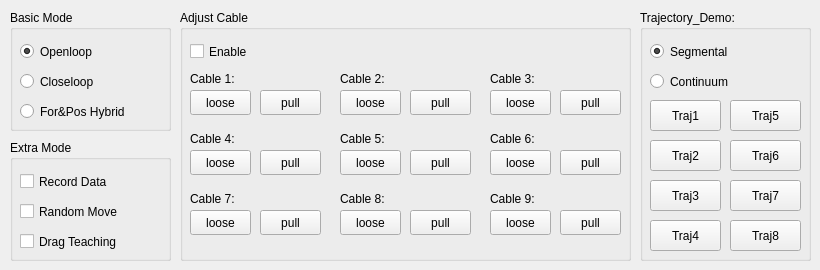
      <widget class="QWidget" name="RxbControl">
       <attribute name="title">
        <string>Rxb Mode</string>
       </attribute>
       <widget class="QGroupBox" name="RxbMoveit_4">
        <property name="geometry">
         <rect>
          <x>640</x>
          <y>10</y>
          <width>171</width>
          <height>251</height>
         </rect>
        </property>
        <property name="title">
         <string>Trajectory_Demo:</string>
        </property>
        <widget class="QPushButton" name="TrajectoryDemo1">
         <property name="geometry">
          <rect>
           <x>10</x>
           <y>90</y>
           <width>71</width>
           <height>31</height>
          </rect>
         </property>
         <property name="text">
          <string>Traj1</string>
         </property>
        </widget>
        <widget class="QPushButton" name="TrajectoryDemo2">
         <property name="geometry">
          <rect>
           <x>10</x>
           <y>130</y>
           <width>71</width>
           <height>31</height>
          </rect>
         </property>
         <property name="text">
          <string>Traj2</string>
         </property>
        </widget>
        <widget class="QPushButton" name="TrajectoryDemo3">
         <property name="geometry">
          <rect>
           <x>10</x>
           <y>170</y>
           <width>71</width>
           <height>31</height>
          </rect>
         </property>
         <property name="text">
          <string>Traj3</string>
         </property>
        </widget>
        <widget class="QPushButton" name="TrajectoryDemo4">
         <property name="geometry">
          <rect>
           <x>10</x>
           <y>210</y>
           <width>71</width>
           <height>31</height>
          </rect>
         </property>
         <property name="text">
          <string>Traj4</string>
         </property>
        </widget>
        <widget class="QPushButton" name="TrajectoryDemo5">
         <property name="geometry">
          <rect>
           <x>90</x>
           <y>90</y>
           <width>71</width>
           <height>31</height>
          </rect>
         </property>
         <property name="text">
          <string>Traj5</string>
         </property>
        </widget>
        <widget class="QPushButton" name="TrajectoryDemo6">
         <property name="geometry">
          <rect>
           <x>90</x>
           <y>130</y>
           <width>71</width>
           <height>31</height>
          </rect>
         </property>
         <property name="text">
          <string>Traj6</string>
         </property>
        </widget>
        <widget class="QPushButton" name="TrajectoryDemo7">
         <property name="geometry">
          <rect>
           <x>90</x>
           <y>170</y>
           <width>71</width>
           <height>31</height>
          </rect>
         </property>
         <property name="text">
          <string>Traj7</string>
         </property>
        </widget>
        <widget class="QPushButton" name="TrajectoryDemo8">
         <property name="geometry">
          <rect>
           <x>90</x>
           <y>210</y>
           <width>71</width>
           <height>31</height>
          </rect>
         </property>
         <property name="text">
          <string>Traj8</string>
         </property>
        </widget>
        <widget class="QRadioButton" name="TrajectoryDemo_Continuum">
         <property name="geometry">
          <rect>
           <x>10</x>
           <y>60</y>
           <width>161</width>
           <height>23</height>
          </rect>
         </property>
         <property name="text">
          <string>Continuum</string>
         </property>
        </widget>
        <widget class="QRadioButton" name="TrajectoryDemo_Segmental">
         <property name="geometry">
          <rect>
           <x>10</x>
           <y>30</y>
           <width>151</width>
           <height>23</height>
          </rect>
         </property>
         <property name="text">
          <string>Segmental</string>
         </property>
         <property name="checked">
          <bool>true</bool>
         </property>
        </widget>
       </widget>
       <widget class="QGroupBox" name="groupBox_4">
        <property name="geometry">
         <rect>
          <x>10</x>
          <y>10</y>
          <width>161</width>
          <height>121</height>
         </rect>
        </property>
        <property name="title">
         <string>Basic Mode</string>
        </property>
        <widget class="QRadioButton" name="BasicMode_Openloop">
         <property name="geometry">
          <rect>
           <x>10</x>
           <y>30</y>
           <width>112</width>
           <height>23</height>
          </rect>
         </property>
         <property name="text">
          <string>Openloop</string>
         </property>
         <property name="checked">
          <bool>true</bool>
         </property>
        </widget>
        <widget class="QRadioButton" name="BasicMode_Closeloop">
         <property name="geometry">
          <rect>
           <x>10</x>
           <y>60</y>
           <width>112</width>
           <height>23</height>
          </rect>
         </property>
         <property name="text">
          <string>Closeloop</string>
         </property>
        </widget>
        <widget class="QRadioButton" name="BasicMode_ForPosHybrid">
         <property name="geometry">
          <rect>
           <x>10</x>
           <y>90</y>
           <width>131</width>
           <height>23</height>
          </rect>
         </property>
         <property name="text">
          <string>For&amp;&amp;Pos Hybrid</string>
         </property>
        </widget>
       </widget>
       <widget class="QGroupBox" name="groupBox_7">
        <property name="geometry">
         <rect>
          <x>10</x>
          <y>140</y>
          <width>161</width>
          <height>121</height>
         </rect>
        </property>
        <property name="title">
         <string>Extra Mode</string>
        </property>
        <widget class="QCheckBox" name="ExtraMode_RecordData">
         <property name="geometry">
          <rect>
           <x>10</x>
           <y>30</y>
           <width>111</width>
           <height>23</height>
          </rect>
         </property>
         <property name="text">
          <string>Record Data</string>
         </property>
        </widget>
        <widget class="QCheckBox" name="ExtraMode_RandomMove">
         <property name="geometry">
          <rect>
           <x>10</x>
           <y>60</y>
           <width>121</width>
           <height>23</height>
          </rect>
         </property>
         <property name="text">
          <string>Random Move</string>
         </property>
        </widget>
        <widget class="QCheckBox" name="ExtraMode_DragTeaching">
         <property name="geometry">
          <rect>
           <x>10</x>
           <y>90</y>
           <width>151</width>
           <height>23</height>
          </rect>
         </property>
         <property name="text">
          <string>Drag Teaching</string>
         </property>
         <property name="autoExclusive">
          <bool>false</bool>
         </property>
        </widget>
       </widget>
       <widget class="QGroupBox" name="cableF_adjust_3">
        <property name="geometry">
         <rect>
          <x>180</x>
          <y>10</y>
          <width>451</width>
          <height>251</height>
         </rect>
        </property>
        <property name="title">
         <string>Adjust Cable</string>
        </property>
        <widget class="QLabel" name="label_81">
         <property name="geometry">
          <rect>
           <x>10</x>
           <y>60</y>
           <width>91</width>
           <height>17</height>
          </rect>
         </property>
         <property name="text">
          <string>Cable 1:</string>
         </property>
        </widget>
        <widget class="QPushButton" name="AdjustCable_Loose1">
         <property name="geometry">
          <rect>
           <x>10</x>
           <y>80</y>
           <width>61</width>
           <height>25</height>
          </rect>
         </property>
         <property name="text">
          <string>loose</string>
         </property>
        </widget>
        <widget class="QLabel" name="label_82">
         <property name="geometry">
          <rect>
           <x>160</x>
           <y>60</y>
           <width>91</width>
           <height>17</height>
          </rect>
         </property>
         <property name="text">
          <string>Cable 2:</string>
         </property>
        </widget>
        <widget class="QPushButton" name="AdjustCable_Loose2">
         <property name="geometry">
          <rect>
           <x>160</x>
           <y>80</y>
           <width>61</width>
           <height>25</height>
          </rect>
         </property>
         <property name="text">
          <string>loose</string>
         </property>
        </widget>
        <widget class="QPushButton" name="AdjustCable_Pull2">
         <property name="geometry">
          <rect>
           <x>230</x>
           <y>80</y>
           <width>61</width>
           <height>25</height>
          </rect>
         </property>
         <property name="text">
          <string>pull</string>
         </property>
        </widget>
        <widget class="QLabel" name="label_83">
         <property name="geometry">
          <rect>
           <x>310</x>
           <y>60</y>
           <width>91</width>
           <height>17</height>
          </rect>
         </property>
         <property name="text">
          <string>Cable 3:</string>
         </property>
        </widget>
        <widget class="QPushButton" name="AdjustCable_Loose3">
         <property name="geometry">
          <rect>
           <x>310</x>
           <y>80</y>
           <width>61</width>
           <height>25</height>
          </rect>
         </property>
         <property name="text">
          <string>loose</string>
         </property>
        </widget>
        <widget class="QPushButton" name="AdjustCable_Pull3">
         <property name="geometry">
          <rect>
           <x>380</x>
           <y>80</y>
           <width>61</width>
           <height>25</height>
          </rect>
         </property>
         <property name="text">
          <string>pull</string>
         </property>
        </widget>
        <widget class="QLabel" name="label_84">
         <property name="geometry">
          <rect>
           <x>10</x>
           <y>120</y>
           <width>91</width>
           <height>17</height>
          </rect>
         </property>
         <property name="text">
          <string>Cable 4:</string>
         </property>
        </widget>
        <widget class="QPushButton" name="AdjustCable_Loose4">
         <property name="geometry">
          <rect>
           <x>10</x>
           <y>140</y>
           <width>61</width>
           <height>25</height>
          </rect>
         </property>
         <property name="text">
          <string>loose</string>
         </property>
        </widget>
        <widget class="QPushButton" name="AdjustCable_Pull4">
         <property name="geometry">
          <rect>
           <x>80</x>
           <y>140</y>
           <width>61</width>
           <height>25</height>
          </rect>
         </property>
         <property name="text">
          <string>pull</string>
         </property>
        </widget>
        <widget class="QLabel" name="label_85">
         <property name="geometry">
          <rect>
           <x>160</x>
           <y>120</y>
           <width>91</width>
           <height>17</height>
          </rect>
         </property>
         <property name="text">
          <string>Cable 5:</string>
         </property>
        </widget>
        <widget class="QPushButton" name="AdjustCable_Loose5">
         <property name="geometry">
          <rect>
           <x>160</x>
           <y>140</y>
           <width>61</width>
           <height>25</height>
          </rect>
         </property>
         <property name="text">
          <string>loose</string>
         </property>
        </widget>
        <widget class="QPushButton" name="AdjustCable_Pull5">
         <property name="geometry">
          <rect>
           <x>230</x>
           <y>140</y>
           <width>61</width>
           <height>25</height>
          </rect>
         </property>
         <property name="text">
          <string>pull</string>
         </property>
        </widget>
        <widget class="QLabel" name="label_86">
         <property name="geometry">
          <rect>
           <x>310</x>
           <y>120</y>
           <width>91</width>
           <height>17</height>
          </rect>
         </property>
         <property name="text">
          <string>Cable 6:</string>
         </property>
        </widget>
        <widget class="QPushButton" name="AdjustCable_Loose6">
         <property name="geometry">
          <rect>
           <x>310</x>
           <y>140</y>
           <width>61</width>
           <height>25</height>
          </rect>
         </property>
         <property name="text">
          <string>loose</string>
         </property>
        </widget>
        <widget class="QPushButton" name="AdjustCable_Pull6">
         <property name="geometry">
          <rect>
           <x>380</x>
           <y>140</y>
           <width>61</width>
           <height>25</height>
          </rect>
         </property>
         <property name="text">
          <string>pull</string>
         </property>
        </widget>
        <widget class="QPushButton" name="AdjustCable_Pull1">
         <property name="geometry">
          <rect>
           <x>80</x>
           <y>80</y>
           <width>61</width>
           <height>25</height>
          </rect>
         </property>
         <property name="text">
          <string>pull</string>
         </property>
        </widget>
        <widget class="QPushButton" name="AdjustCable_Loose7">
         <property name="geometry">
          <rect>
           <x>10</x>
           <y>200</y>
           <width>61</width>
           <height>25</height>
          </rect>
         </property>
         <property name="text">
          <string>loose</string>
         </property>
        </widget>
        <widget class="QLabel" name="label_87">
         <property name="geometry">
          <rect>
           <x>10</x>
           <y>180</y>
           <width>91</width>
           <height>17</height>
          </rect>
         </property>
         <property name="text">
          <string>Cable 7:</string>
         </property>
        </widget>
        <widget class="QLabel" name="label_88">
         <property name="geometry">
          <rect>
           <x>310</x>
           <y>180</y>
           <width>91</width>
           <height>17</height>
          </rect>
         </property>
         <property name="text">
          <string>Cable 9:</string>
         </property>
        </widget>
        <widget class="QPushButton" name="AdjustCable_Pull9">
         <property name="geometry">
          <rect>
           <x>380</x>
           <y>200</y>
           <width>61</width>
           <height>25</height>
          </rect>
         </property>
         <property name="text">
          <string>pull</string>
         </property>
        </widget>
        <widget class="QLabel" name="label_89">
         <property name="geometry">
          <rect>
           <x>160</x>
           <y>180</y>
           <width>91</width>
           <height>17</height>
          </rect>
         </property>
         <property name="text">
          <string>Cable 8:</string>
         </property>
        </widget>
        <widget class="QPushButton" name="AdjustCable_Pull8">
         <property name="geometry">
          <rect>
           <x>230</x>
           <y>200</y>
           <width>61</width>
           <height>25</height>
          </rect>
         </property>
         <property name="text">
          <string>pull</string>
         </property>
        </widget>
        <widget class="QPushButton" name="AdjustCable_Pull7">
         <property name="geometry">
          <rect>
           <x>80</x>
           <y>200</y>
           <width>61</width>
           <height>25</height>
          </rect>
         </property>
         <property name="text">
          <string>pull</string>
         </property>
        </widget>
        <widget class="QPushButton" name="AdjustCable_Loose8">
         <property name="geometry">
          <rect>
           <x>160</x>
           <y>200</y>
           <width>61</width>
           <height>25</height>
          </rect>
         </property>
         <property name="text">
          <string>loose</string>
         </property>
        </widget>
        <widget class="QPushButton" name="AdjustCable_Loose9">
         <property name="geometry">
          <rect>
           <x>310</x>
           <y>200</y>
           <width>61</width>
           <height>25</height>
          </rect>
         </property>
         <property name="text">
          <string>loose</string>
         </property>
        </widget>
        <widget class="QCheckBox" name="AdjustCable_Enable">
         <property name="geometry">
          <rect>
           <x>10</x>
           <y>30</y>
           <width>92</width>
           <height>23</height>
          </rect>
         </property>
         <property name="text">
          <string>Enable</string>
         </property>
        </widget>
       </widget>
      </widget>
